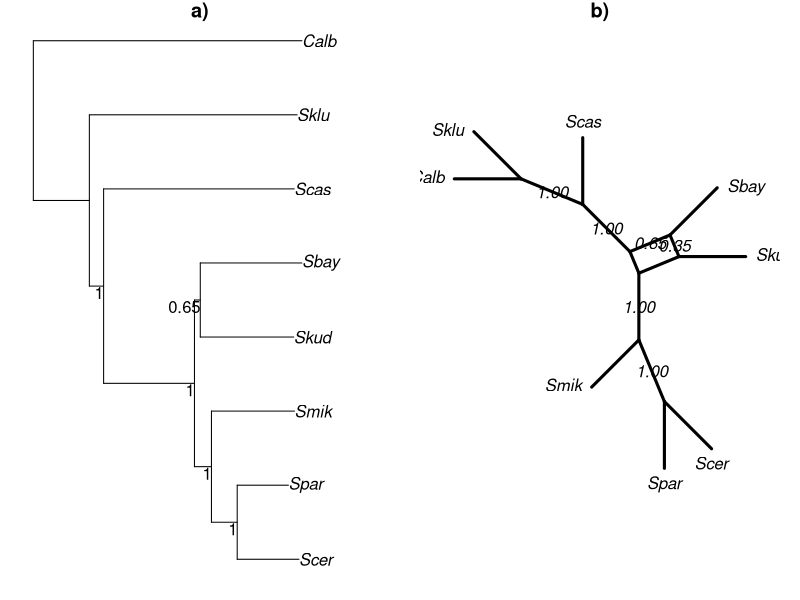
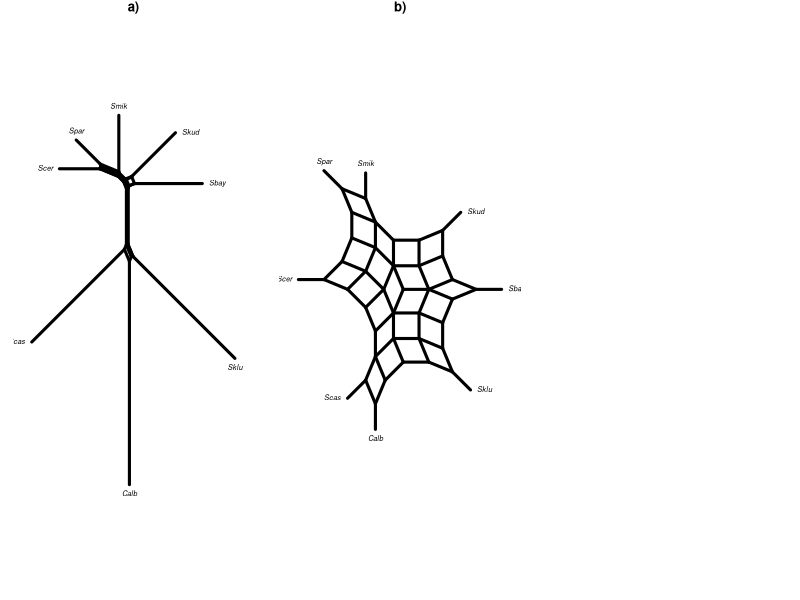

Write the R code that produced these figures, in order. (Note: this script raises an error after producing the figures.)
## ---- chunk 1
library(phangorn)
data(Laurasiatherian)
data(yeast)
## ---- chunk 2
set.seed(1)
bs <- bootstrap.phyDat(yeast, FUN = function(x)nj(dist.hamming(x)), 
    bs=100)
tree <- nj(dist.hamming(yeast))
cnet <- consensusNet(bs, 0.3)
par("mar" = rep(1, 4), "mfrow"=c(1,2))
tree <- plotBS(midpoint(tree), bs, "phylogram", main="a)")
plot(cnet, show.edge.label=TRUE, main="b)")
## ---- chunk 3
dm <- dist.hamming(yeast)
nnet <- neighborNet(dm)
## ---- chunk 4
par("mar" = rep(1, 4), "mfrow" = c(1, 3))
plot(nnet, main="a)")
plot(nnet, main="b)", use.edge.length = FALSE)
plot(nnet, type = "outline", main="c)", use.edge.length = FALSE)
## ---- chunk 5
nnet <- addConfidences(nnet, tree)
par("mar" = rep(1, 4))
plot(nnet, show.edge.label=TRUE)
## ---- chunk 6
tree2 <- rNNI(tree, 2)
tree2 <- addConfidences(tree2, tree)
# several support values are missing
par("mar" = rep(1, 4))
plot(tree2, show.node.label=TRUE)
## ---- chunk 7
sessionInfo()
